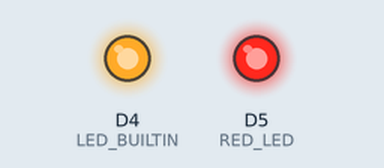
Simulated run of this program. Board: ESP8266 (NodeMCU). Parts: output pins drawn as LEDs (lit = HIGH, except the on-board LED, lit = LOW). What the program prints to the serial monitor is not drawn.

Above: at 1.0 s.
At 5.6 s:
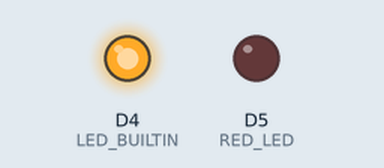
Timing chart, 0 to 10.7 s (numbered marks = the images above):
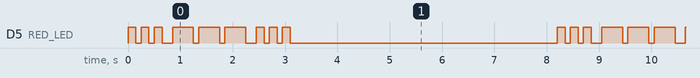

The program:

main.cpp
```cpp
#include <Arduino.h>

#define RED_LED D5
#define GREEN_LED D6
#define BLUE_LED D7

void setup() {
  //Practicum One

  // Serial.begin(115200);
  // pinMode(RED_LED,OUTPUT);
  // pinMode(GREEN_LED,OUTPUT);
  // pinMode(BLUE_LED,OUTPUT);
  // Serial.println("Contoh Program LED RGB");

  //Practicum Two

  Serial.begin(115200);
  pinMode(RED_LED, OUTPUT);
  pinMode(D4, OUTPUT);
  pinMode(LED_BUILTIN, OUTPUT);
  Serial.println("Contoh Program LED SOS");
}

void loop() {
  //Practicum One

  // rgbLED();

  //  Assignment

  digitalWrite(D4, LOW);
  digitalWrite(LED_BUILTIN, LOW);

  //Practicum Two

  for (int x = 0; x < 3; x++)
  {
    digitalWrite(RED_LED, HIGH);
    delay(150);
    digitalWrite(RED_LED, LOW);
    delay(100);
  }
  delay(100);

  for (int x = 0; x < 3; x++)
  {
    digitalWrite(RED_LED, HIGH);
    delay(400);
    digitalWrite(RED_LED, LOW);
    delay(100);
  }
  delay(100);

  for (int x = 0; x < 3; x++)
  {
    digitalWrite(RED_LED, HIGH);
    delay(150);
    digitalWrite(RED_LED, LOW);
    delay(100);
  }

  delay(5000);
}

//Practicum One

// void rgbLED(){

//   digitalWrite(RED_LED, HIGH);
//   digitalWrite(GREEN_LED, LOW);
//   digitalWrite(BLUE_LED, LOW);
//   Serial.println("LED Merah nyala");
//   delay(1000);

//   digitalWrite(RED_LED, LOW);
//   digitalWrite(GREEN_LED, HIGH);
//   digitalWrite(BLUE_LED, LOW);
//   Serial.println("LED Hijau nyala");
//   delay(1000);

//   digitalWrite(RED_LED, LOW);
//   digitalWrite(GREEN_LED, LOW);
//   digitalWrite(BLUE_LED, HIGH);
//   Serial.println("LED Biru nyala");
//   delay(1000);
// }
```

Measured:
- by itself, D5 (RED_LED): repeats every 8.2 s: 2 × (LOW 0.10 s, HIGH 0.15 s), LOW 0.20 s, 2 × (HIGH 0.40 s, LOW 0.10 s), HIGH 0.40 s, LOW 0.20 s, 2 × (HIGH 0.15 s, LOW 0.10 s), HIGH 0.15 s, LOW 5.1 s, HIGH 0.15 s
- by itself, everything shown: repeats every 8.2 s, in 14 steps
